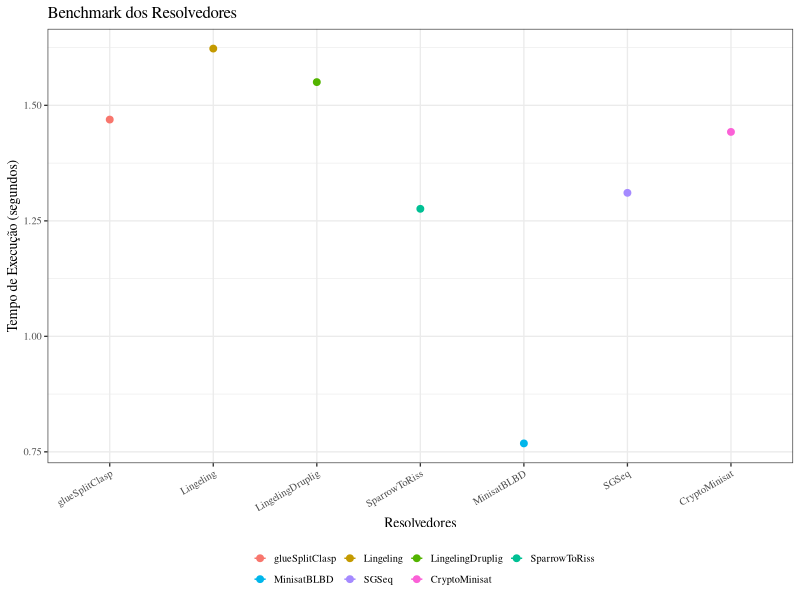
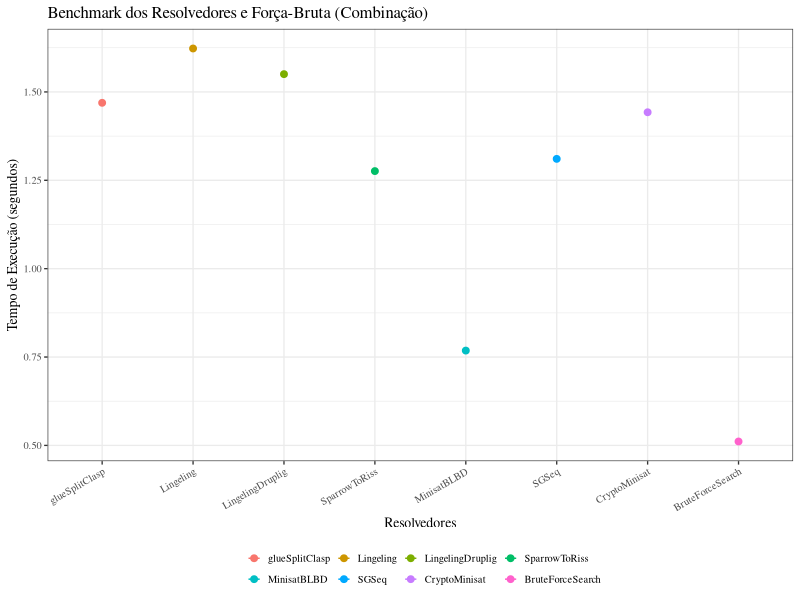
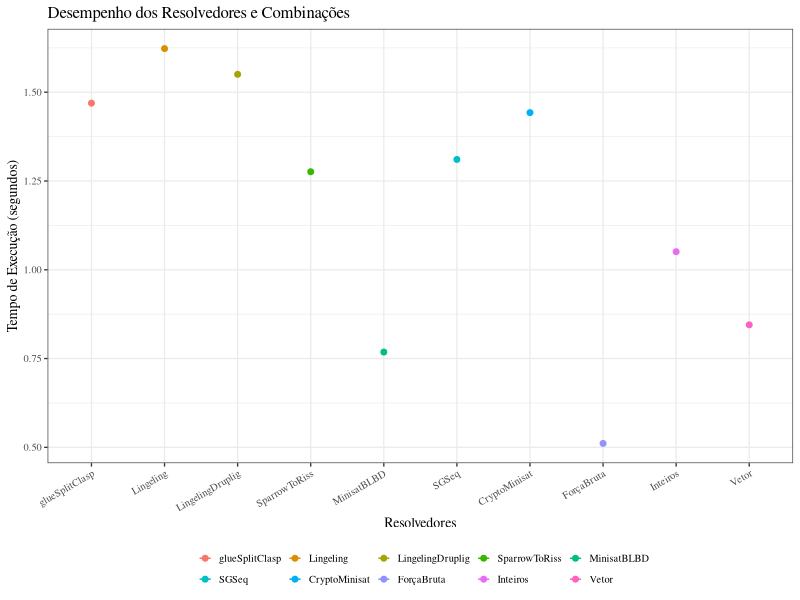
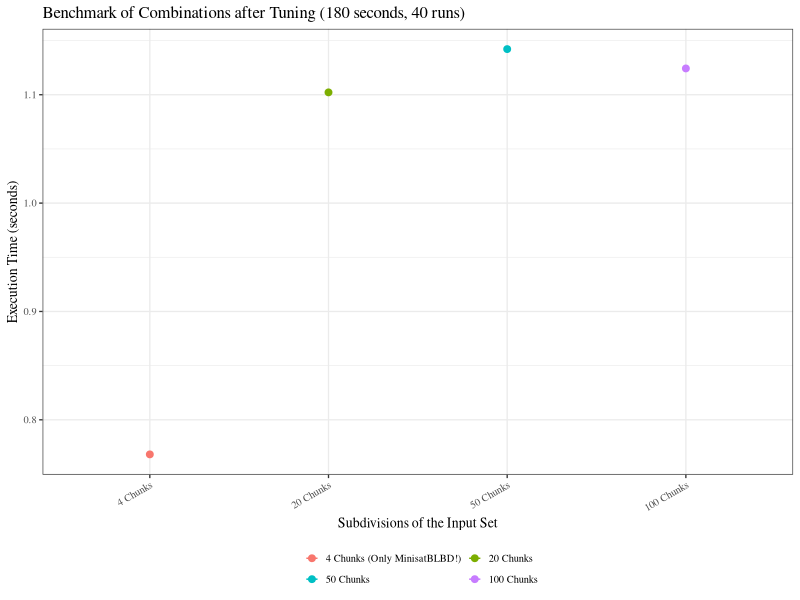
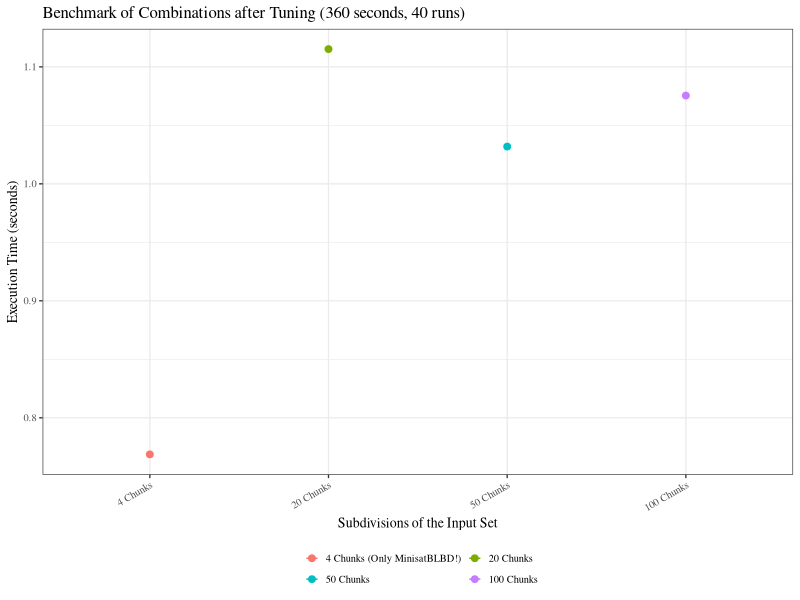
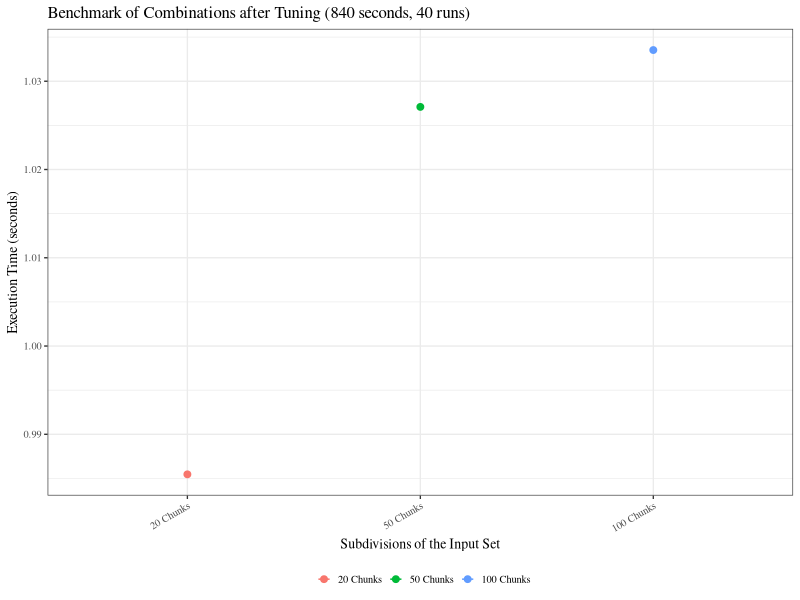

Recreate these plots in R, in order.
#!/usr/bin/Rscript

library(ggplot2)
library(reshape2)
library(grid)

#
# Loading Files:
#
#brute_force <- read.table("brute-force/benchmark_0.txt", header=TRUE)
#

theme_set(theme_bw(base_size = 10) + theme(legend.position = "bottom",
                                          legend.text = element_text(size = rel(0.75)),
                                          legend.key.size = unit(0.14, "in"),
                                          axis.text = element_text(size = rel(0.75)),
                                          axis.text.x = element_text(angle = 30, hjust=1),
                                          text = element_text(family="Times"))) 

all <- read.table("benchmark_solvers.txt", header=TRUE)
brute_benchmark <- read.table("brute_force_comparison.txt", header=TRUE)
brute_tuned_benchmark <- read.table("brute_all_tuned.txt", header=TRUE)

benchmark_180s <- read.table("benchmark_180s.txt", header=TRUE)
benchmark_360s <- read.table("benchmark_360s.txt", header=TRUE)
benchmark_840s <- read.table("benchmark_840s.txt", header=TRUE)

#
# Generate all files.
#
#graph_all_24 <- qplot(log_all_24$tuning_time,log_all_24$run_time,data=log_all_24,
#                   ylab="Execution Time (seconds)",
#                   xlab="Tuning Time (seconds)",
#                   main="Tuning Time (Only Best Solvers) vs. Execution Time over 24h (Measured by OpenTuner)")
#
#ggsave(file="log_all_24.png",width=7,height=2.8,scale=2)


#Add a diamond at the mean, and make it larger
#brute_graph <- ggplot(brute_force, aes(x="Execution Time (seconds)",y=BruteForceSearch)) +
#    geom_boxplot() +
#    stat_summary(fun.y=mean, geom="point", shape=4, size=4)

all_graph <- ggplot(data=melt(all), aes(x=variable,y=value,colour=variable,fill=variable)) +
    stat_summary(fun.y=mean, geom="point", size=2) +
    stat_summary(fun.data=mean_cl_boot, position=position_dodge(width=0.95), geom="errorbar", aes(width=0.2)) +
#    theme(axis.text.x=element_blank()) +
    guides(colour=guide_legend(title="", nrow=2, byrow=TRUE)) +
    guides(fill=guide_legend(title="")) +
    xlab("Resolvedores") +
    ylab("Tempo de Execução (segundos)") +
    ggtitle("Benchmark dos Resolvedores")
    

ggsave(file="all.png",width=2.8,height=2.8,scale=2)

brute_benchmark_graph <- ggplot(data=melt(brute_benchmark), aes(x=variable,y=value,colour=variable,fill=variable)) +
    stat_summary(fun.y=mean, geom="point", size=2) +
    stat_summary(fun.data=mean_cl_boot, position=position_dodge(width=0.95), geom="errorbar", aes(width=0.2)) +
#    theme(axis.text.x=element_blank()) +
    guides(colour=guide_legend(title="", nrow=2, byrow=TRUE)) +
    guides(fill=guide_legend(title="")) +
    xlab("Resolvedores") +
    ylab("Tempo de Execução (segundos)") +
    ggtitle("Benchmark dos Resolvedores e Força-Bruta (Combinação)")
    

ggsave(file="brute.png",width=2.8,height=2.8,scale=2)

brute_tuned_benchmark_graph <- ggplot(data=melt(brute_tuned_benchmark), aes(x=variable,y=value,colour=variable,fill=variable)) +
    stat_summary(fun.y=mean, geom="point", size=1.7) +
    stat_summary(fun.data=mean_cl_boot, position=position_dodge(width=0.95), geom="errorbar", aes(width=0.2)) +
#    stat_summary(fun.ymin=min, fun.ymax=max, position=position_dodge(width=0.95), geom="errorbar", aes(width=0.2)) +
#    theme(axis.text.x=element_blank()) +
    guides(colour=guide_legend(title="", nrow=2, byrow=TRUE)) +
    guides(fill=guide_legend(title="")) +
    xlab("Resolvedores") +
    ylab("Tempo de Execução (segundos)") +
    ggtitle("Desempenho dos Resolvedores e Combinações")
    

ggsave(file="brute_tuned.png",width=2.8,height=2.8,scale=2)

benchmark_180s_graph <- ggplot(data=melt(benchmark_180s), aes(x=variable,y=value,colour=variable)) +
    stat_summary(fun.y=mean, geom="point", size=2) +
    stat_summary(fun.data=mean_cl_boot, position=position_dodge(width=0.95), geom="errorbar", aes(width=0.2)) +
    guides(colour=guide_legend(title="", nrow=2, byrow=TRUE)) +
    scale_colour_discrete(labels=c("4 Chunks (Only MinisatBLBD!)","20 Chunks", "50 Chunks", "100 Chunks")) +
    scale_x_discrete(labels=c("4 Chunks","20 Chunks", "50 Chunks", "100 Chunks")) +
    xlab("Subdivisions of the Input Set") +
    ylab("Execution Time (seconds)") +
    ggtitle("Benchmark of Combinations after Tuning (180 seconds, 40 runs)")
    

ggsave(file="180s.png",width=2.8,height=2.8,scale=2)

benchmark_360s_graph <- ggplot(data=melt(benchmark_360s), aes(x=variable,y=value,colour=variable)) +
    stat_summary(fun.y=mean, geom="point", size=2) +
    stat_summary(fun.data=mean_cl_boot, position=position_dodge(width=0.95), geom="errorbar", aes(width=0.2)) +
    guides(colour=guide_legend(title="", nrow=2, byrow=TRUE)) +
    scale_colour_discrete(labels=c("4 Chunks (Only MinisatBLBD!)","20 Chunks", "50 Chunks", "100 Chunks")) +
    scale_x_discrete(labels=c("4 Chunks","20 Chunks", "50 Chunks", "100 Chunks")) +
    xlab("Subdivisions of the Input Set") +
    ylab("Execution Time (seconds)") +
    ggtitle("Benchmark of Combinations after Tuning (360 seconds, 40 runs)")
    

ggsave(file="360s.png",width=2.8,height=2.8,scale=2)

benchmark_840s_graph <- ggplot(data=melt(benchmark_840s), aes(x=variable,y=value,colour=variable)) +
    stat_summary(fun.y=mean, geom="point", size=2) +
    stat_summary(fun.data=mean_cl_boot, position=position_dodge(width=0.95), geom="errorbar", aes(width=0.2)) +
    guides(colour=guide_legend(title="")) +
    scale_colour_discrete(labels=c("20 Chunks", "50 Chunks", "100 Chunks")) +
    scale_x_discrete(labels=c("20 Chunks", "50 Chunks", "100 Chunks")) +
    xlab("Subdivisions of the Input Set") +
    ylab("Execution Time (seconds)") +
    ggtitle("Benchmark of Combinations after Tuning (840 seconds, 40 runs)")
    

ggsave(file="840s.png",width=2.8,height=2.8,scale=2)
# Uncomment for visualization in R interpreter.
#
#print(brute_graph)
#readline("plot done\n")
#
#print(all_graph)
#readline("plot done\n")
#print(brute_benchmark_graph)
#readline("plot done\n")
#print(benchmark_180s_graph)
#readline("plot done\n")
#print(benchmark_840s_graph)
#readline("plot done\n")
#
#
